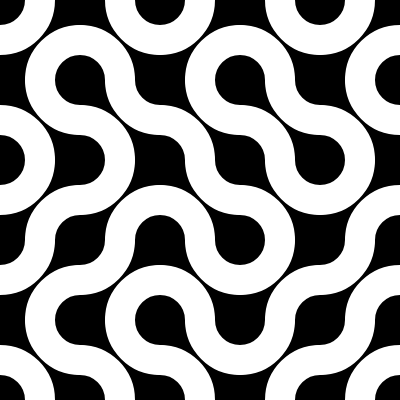
Frame 1 (no input)
Frame 60 (no input): identical to frame 1, image omitted
Frame 120 (the mouse pressed at the canvas centre since frame 60): identical to frame 1, image omitted

The p5.js sketch that drew this single still picture (run headless with seeded random() and noise() and a simulated clock; from frame 60 on, the mouse is pressed at the canvas centre):

// p5.js sketch
// ── sketch.js
let numTiles = 5;
let sizeTile;

let tiles = [];


function setup() {
	createCanvas(400, 400);
	background(0);
	sizeTile = width / numTiles;
	colorMode(HSB, 255)
	noFill();
	strokeWeight(30);
	for (let i = 0; i < numTiles; i++) {
		for (let j = 0; j < numTiles; j++) {
			tiles.push(new Tile);
			tiles[j + i * numTiles].x = j * sizeTile + sizeTile / 2;
			tiles[j + i * numTiles].y = i * sizeTile + sizeTile / 2;
			tiles[j + i * numTiles].col = [2 * j, 0.8 * i];
		}
	}
}

function draw() {
	background(0);
	for (let i = 0; i < numTiles * numTiles; i++) {
		tiles[i].display();
	}

}

function Tile() {
	this.x;
	this.y;
	this.r = sizeTile;
	this.orientation = random();
	this.col;
	
	this.display = function() {
		push();
		translate(this.x, this.y);
		stroke(255);
		// stroke(300 * noise(this.col[0], this.col[1]), 255, 255);
		if (this.orientation > 0.5) {
			arc(-this.r / 2, -this.r / 2, this.r, this.r, 0, PI / 2);
			arc(this.r / 2, this.r / 2, this.r, this.r, -PI, -PI / 2);
		} else {
			arc(-this.r / 2, this.r / 2, this.r, this.r, -PI / 2, 0);
			arc(this.r / 2, -this.r / 2, this.r, this.r, PI / 2, PI);
		}
		pop();
	}
}
